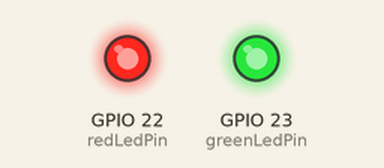
The program below on a simulated ESP32. On the bench: output pins drawn as LEDs (lit = HIGH).

Above: at 0.7 s.
At 2.2 s:
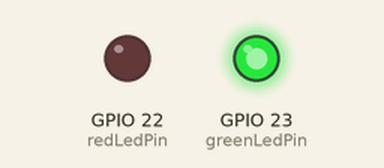
At 3.7 s:
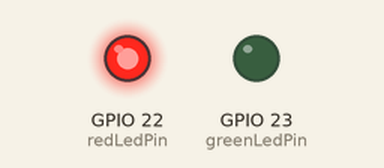
At 5.2 s:
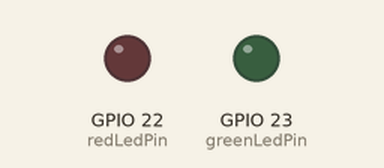
Timing chart, 0 to 7.8 s (numbered marks = the images above):
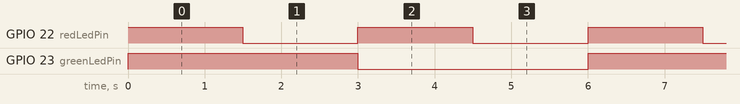

The program:

main.cpp
```cpp
#include <Arduino.h>

const int greenLedPin = 23;
const int redLedPin = 22;

void setup() {
  pinMode(greenLedPin, OUTPUT);
  pinMode(redLedPin, OUTPUT);
}

void loop() {
  digitalWrite(redLedPin, HIGH);
  digitalWrite(greenLedPin, HIGH);
  delay(1500);
  digitalWrite(redLedPin, LOW);
  delay(1500);
  digitalWrite(redLedPin, HIGH);
  digitalWrite(greenLedPin, LOW);
  delay(1500);
  digitalWrite(redLedPin, LOW);
  delay(1500);
}
```

Measured:
- by itself, GPIO 22 (redLedPin): alternates HIGH for 1.5 s and LOW for 1.5 s
- by itself, GPIO 23 (greenLedPin): alternates HIGH for 3.0 s and LOW for 3.0 s
- by itself, everything shown: repeats every 6.0 s, in 4 steps
